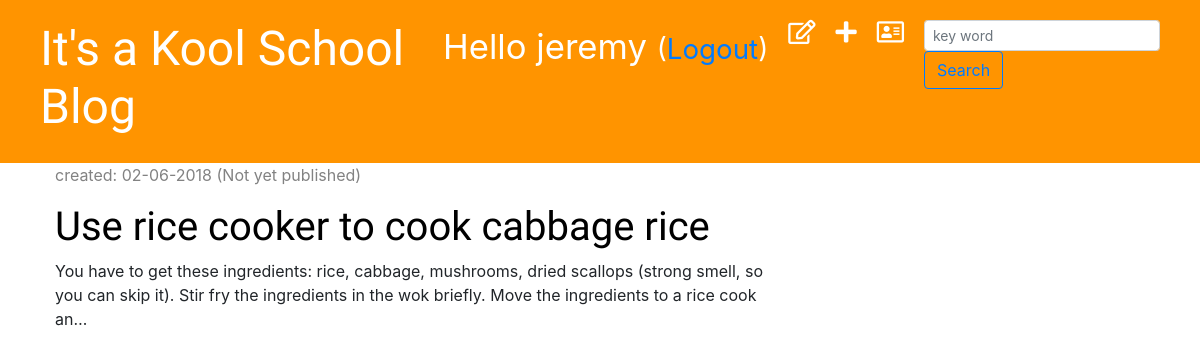
/blog/draft/ (signed in), run on an earlier commit of the app's database.
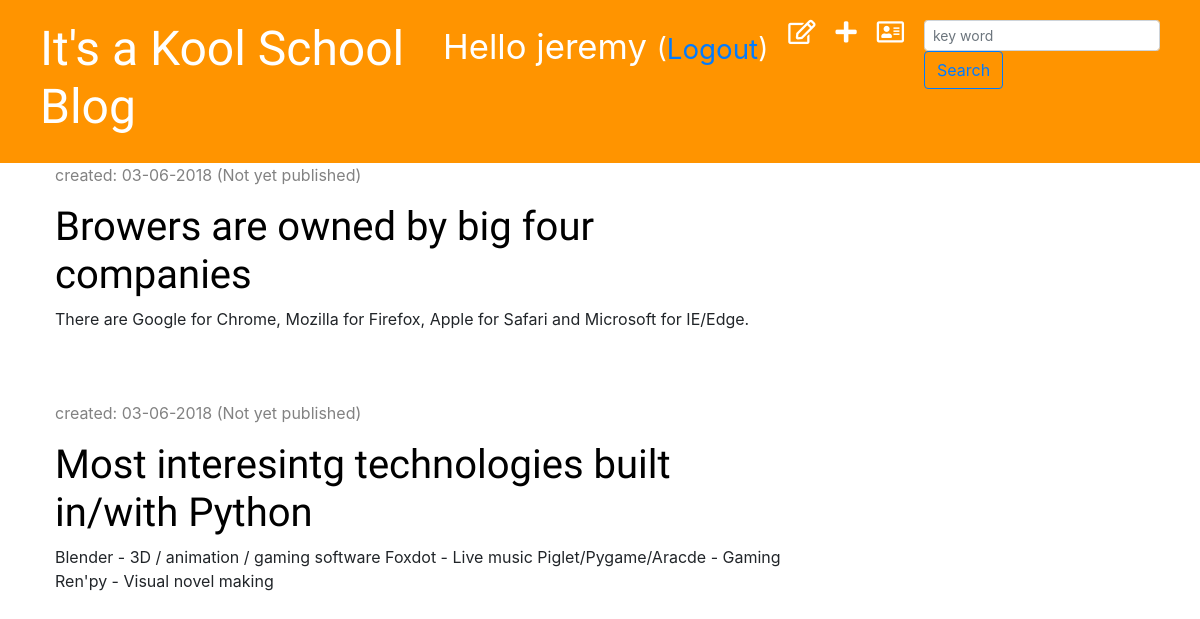
And on a later commit of the database.
### blog/models.py (models this page shows, shortened)
class Post(models.Model):
    author = models.ForeignKey('auth.User', on_delete=models.CASCADE, null=True, blank=True)
    title = models.CharField(max_length=200)
    text = models.TextField()
    created_date = models.DateTimeField(auto_now_add=True)
    published_date = models.DateTimeField(blank=True, null=True)
    viewed = models.IntegerField(default=0, editable=0)

### blog/views.py (the view)
@login_required
def post_draft_list(request):
    posts = models.Post.objects.filter(published_date__isnull=True).order_by('created_date')
    return render(request, 'blog/post_draft_list.html', {'posts': posts})

### blog/templates/blog/post_draft_list.html
{% extends 'blog/base.html' %}
{% block content %}
    {% for post in posts %}
        <div class="post">
            <p class="date">created: {{ post.created_date|date:'d-m-Y' }} (Not yet published)</p>
            <h1><a href="{% url 'blog:post_detail' pk=post.pk %}">{{ post.title }}</a></h1>
            <p>{{ post.text|truncatechars:200 }}</p>
        </div>
    {% endfor %}
{% endblock %}

What changed in the data, as far as the page shows it:
no longer on this page (row edited): Post: created_date "02-06-2018", title "Use rice cooker to cook cabbage rice", text "You have to get these ingredients: rice, cabbage, mushrooms, dried scallops (strong smell, so you can skip it). Stir fry the ingredients in the wok briefly. Move the ingredients to a rice cook an…"
added Post: created_date "03-06-2018", title "Browers are owned by big four companies", text "There are Google for Chrome, Mozilla for Firefox, Apple for Safari and Microsoft for IE/Edge."
added Post: created_date "03-06-2018", title "Most interesintg technologies built in/with Python", text "Blender - 3D / animation / gaming software Foxdot - Live music Piglet/Pygame/Aracde - Gaming Ren'py - Visual novel making"
